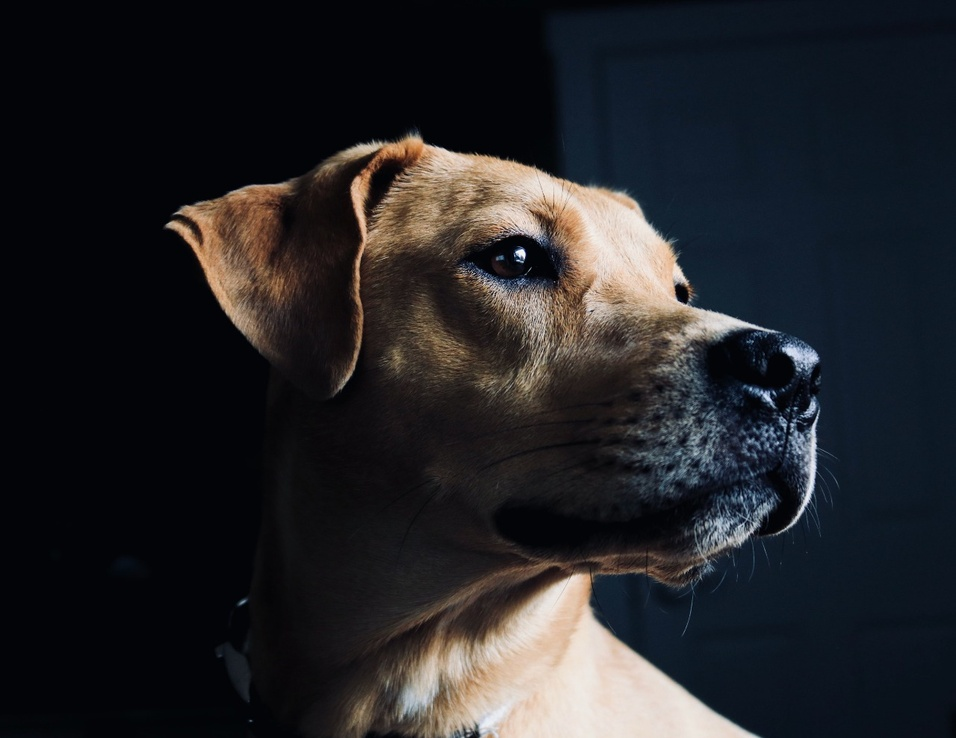
#> input picture 77.jpeg, 956 x 738 px, shrunk from 1280 x 989 before the run
$ python convert.py
#> lines starting #> are read from the running program, lines starting #| are printed output that depends on the picture
import cv2
image = cv2.imread("77.jpeg")
#> image is the input picture: shape (738, 956, 3); mean B, G, R 39.2, 36, 35.9
grey_filter = cv2.cvtColor(image, cv2.COLOR_BGR2GRAY)
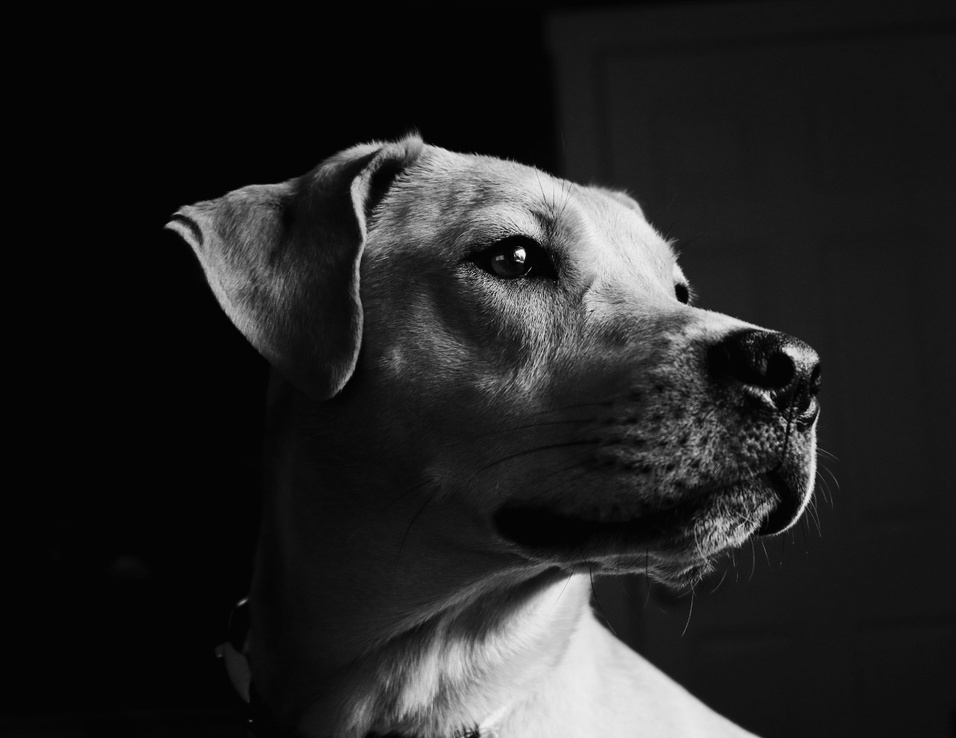
#> grey_filter: shape (738, 956); min 0, max 252, mean 36.3
invert = cv2.bitwise_not(grey_filter)
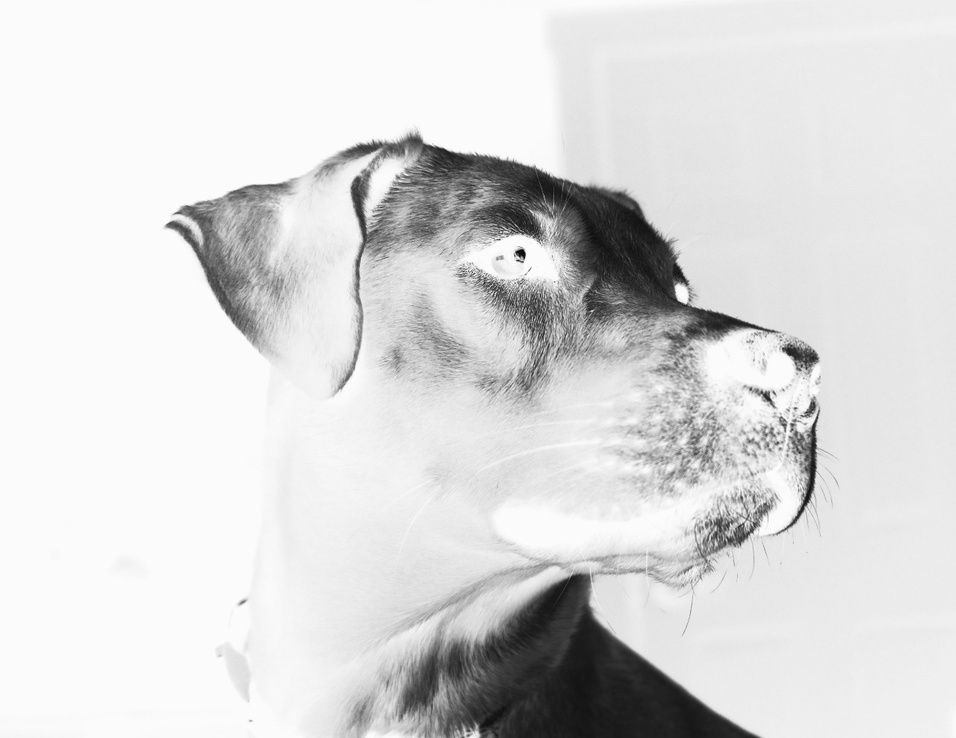
#> invert: shape (738, 956); min 3, max 255, mean 218.7
blur = cv2.GaussianBlur(invert, (21,21),0)
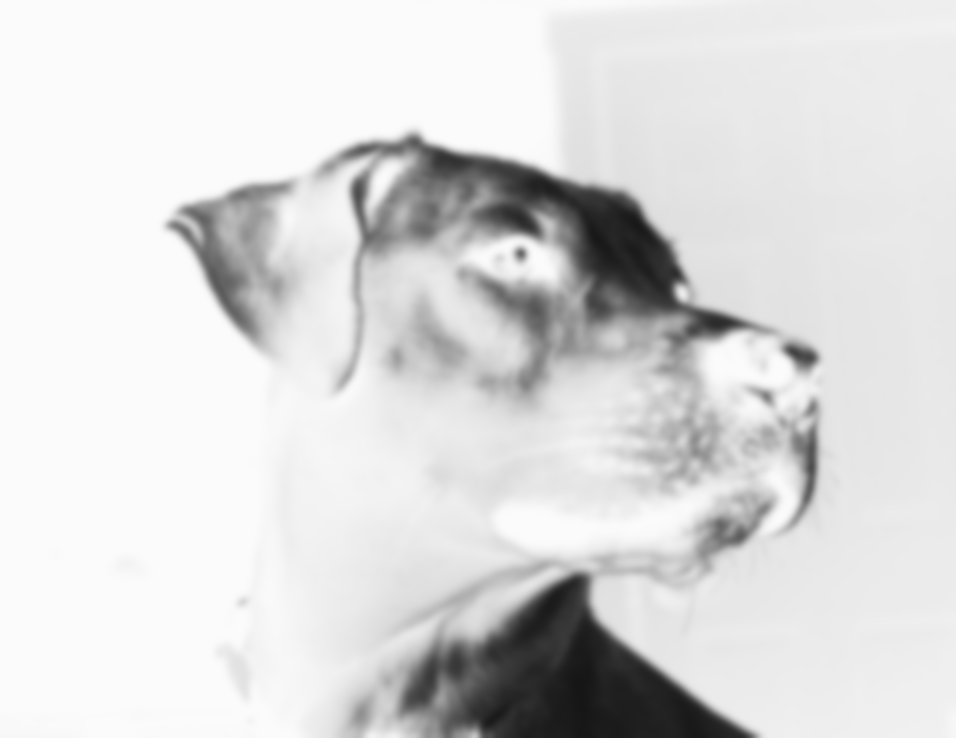
#> blur: shape (738, 956); min 22, max 251, mean 218.7
invertedblur = cv2.bitwise_not(blur)
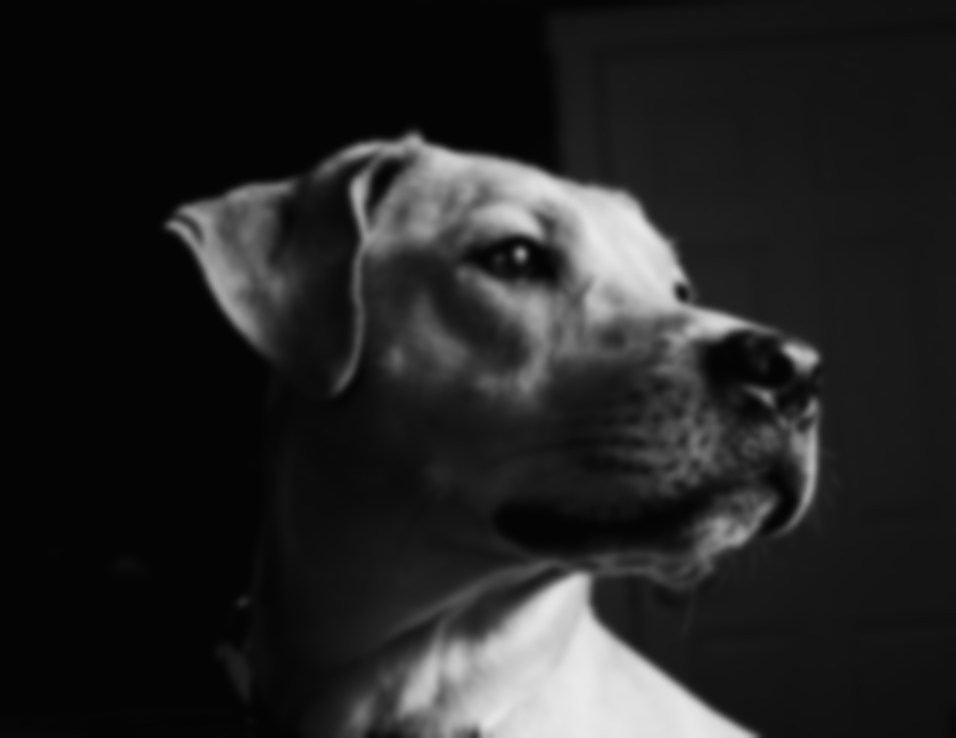
#> invertedblur: shape (738, 956); min 4, max 233, mean 36.3

sketch_filter = cv2.divide(grey_filter, invertedblur, scale=256.0)
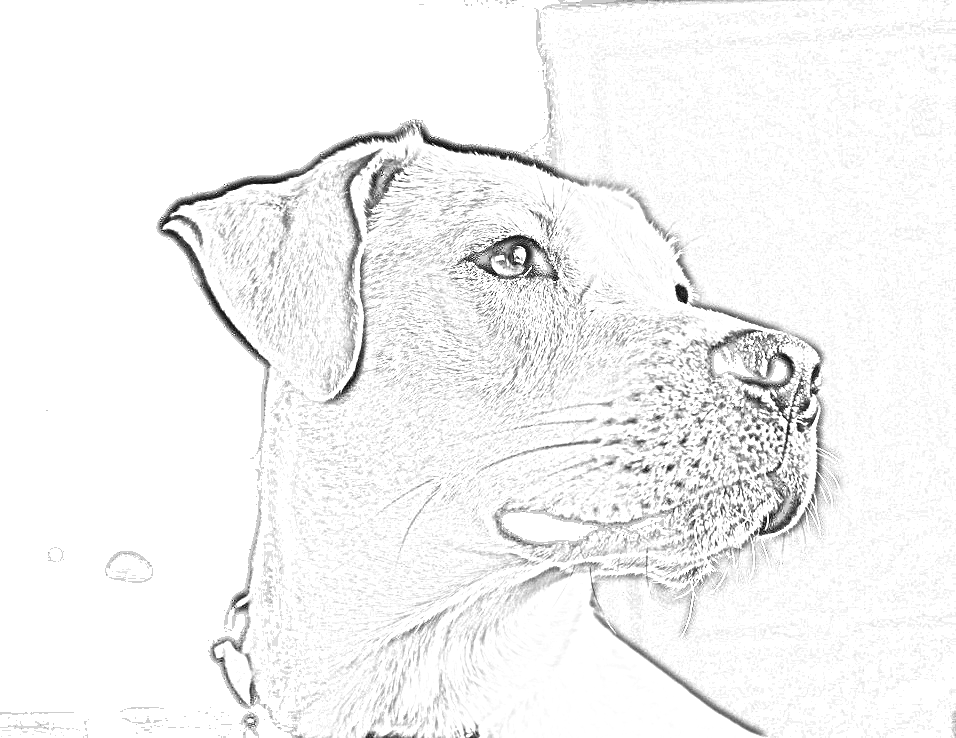
#> sketch_filter: shape (738, 956); min 0, max 255, mean 243.8
cv2.imwrite("output.jpeg",sketch_filter)
